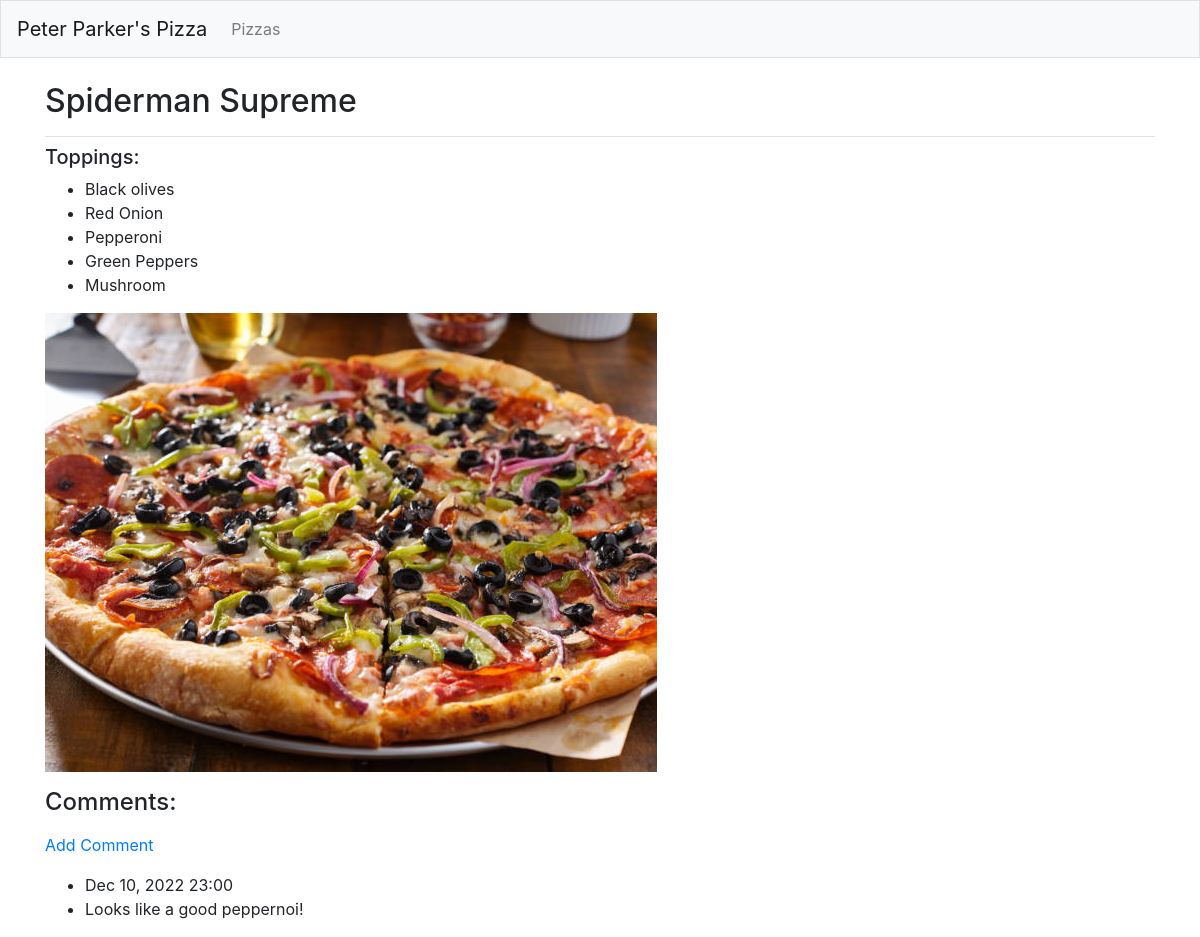
The app's page /pizzas/3/, older data.
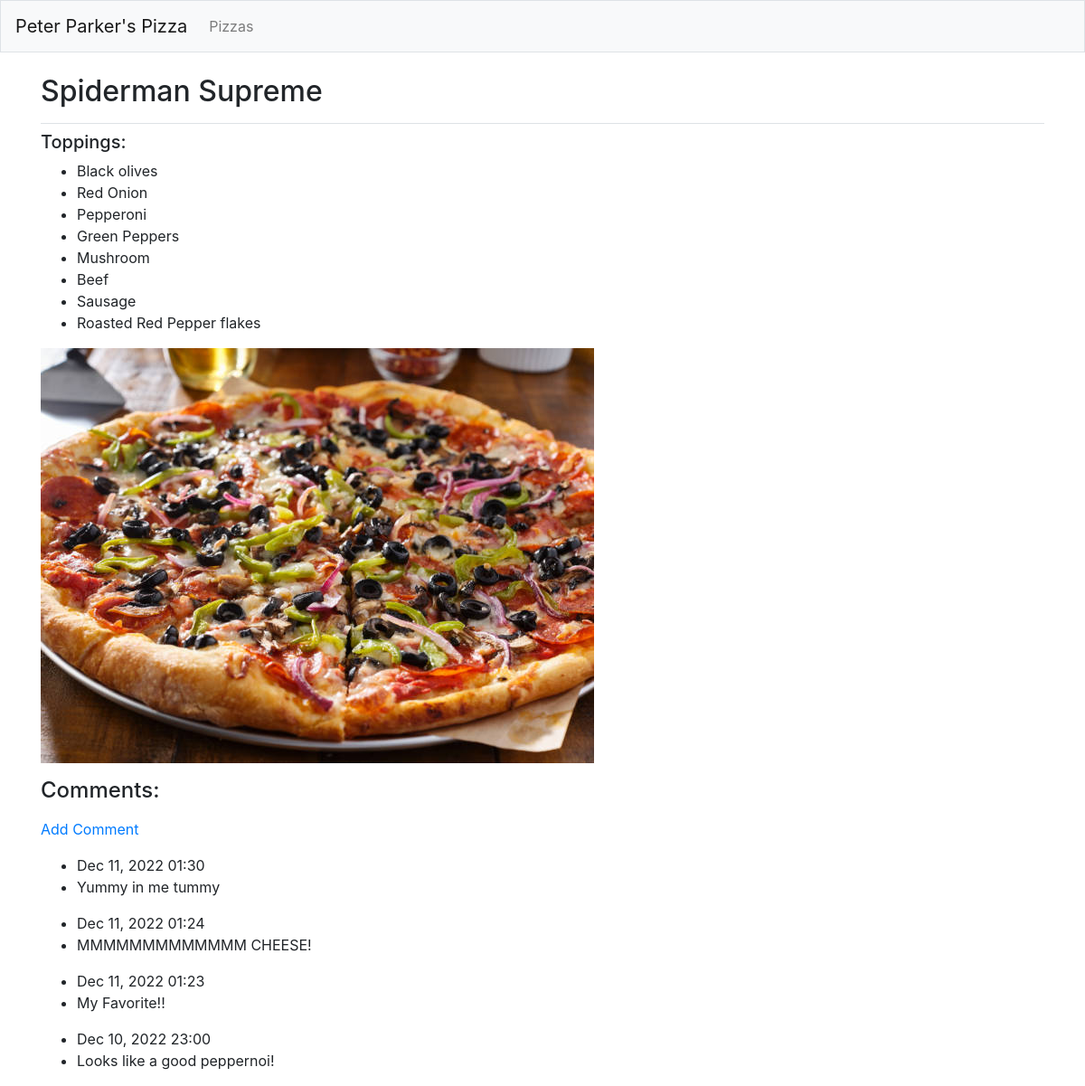
The same page, newer data.
### pizzas/models.py (models this page shows, shortened)
class Pizza(models.Model):
    pizza_name = models.CharField(max_length=200)
    image = models.ImageField(upload_to='img', blank=True,null=True)
    def __str__(self):
        return self.pizza_name

class Topping(models.Model):
    pizza = models.ForeignKey(Pizza, on_delete=models.CASCADE)
    topping_name = models.TextField()

class Comment(models.Model):
    pizza = models.ForeignKey(Pizza, on_delete=models.CASCADE)
    comment_text = models.CharField(max_length=200)
    date_added = models.DateTimeField(auto_now_add=True)

### pizzas/views.py (the view)
# urls.py: path('pizzas/<int:pizza_id>/',views.pizza,name='pizza'),
def pizza(request,pizza_id):
    p = Pizza.objects.get(id=pizza_id)
    toppings = Topping.objects.filter(pizza=p)
    comments = Comment.objects.order_by('-date_added')
    image = Pizza.image
    context = {'pizza':p,'toppings':toppings,'comments':comments,'image':image}
    return render(request, 'pizzas/pizza.html', context)

### pizzas/templates/pizzas/pizza.html
{% extends 'pizzas/base.html' %}
{% block page_header %}
<h2>{{ pizza }}</h2>
{% endblock page_header %}
{% block content %}
<h5>Toppings:</h5>
<ul>
    {% for t in toppings %}
        <li>
            {{ t.topping_name }}
        </li>
    {% empty %}
    <p> There are no toppings on this pizza.</p>
    {% endfor %}
</ul>
<p>
    <img src="{{ pizza.image.url }}">
</p>
<h4><p>Comments:</p></h4>
<p><a href="{% url 'pizzas:comment' pizza.id %}">Add Comment</a></p>
<ul>
    {% for c in comments %}
        <li>{{ c.date_added|date:'M d, Y H:i'}}</li>
        <li>{{ c.comment_text|linebreaks }}</li>
    {% empty %}
    <p>There are no comments yet. Tell us what you think by adding a comment!</p>
    {% endfor %}
</ul>
{% endblock content %}

### pizzas/templates/pizzas/base.html (shortened to what this page needs)
{% load bootstrap4 %}
<!doctype html>
<html lang="en">
    <head>
        {% bootstrap_css %}
    </head>
    <body>
        <nav class="navbar navbar-expand-md navbar-light bg-light mb-4 border">
            <a class="navbar-brand" href="{% url 'pizzas:index'%}">Peter Parker's Pizza</a>
            <div class="collapse navbar-collapse" id="navbarCollapse">
                <ul class="navbar-nav mr-auto">
                    <li class="nav-item">
                        <a class="nav-link" href="{% url 'pizzas:pizzas' %}">Pizzas</a>
                    </li>
                </ul>
            </div>
        </nav>
        <main role="main" class="container">
            <div class="pb-2 mb-2 border-bottom">
                {% block page_header %}{% endblock page_header %}
            </div>
            <div>
                {% block content %}{% endblock content %}
            </div>
        </main>
    </body>
</html>
</html>

Row changes from the older to the newer data that the page shows:
added Topping: topping_name "Beef"
added Topping: topping_name "Sausage"
added Topping: topping_name "Roasted Red Pepper flakes"
added Comment: date_added "Dec 11, 2022 01:30", comment_text "Yummy in me tummy"
added Comment: date_added "Dec 11, 2022 01:24", comment_text "MMMMMMMMMMMMM CHEESE!"
added Comment: date_added "Dec 11, 2022 01:23", comment_text "My Favorite!!"
